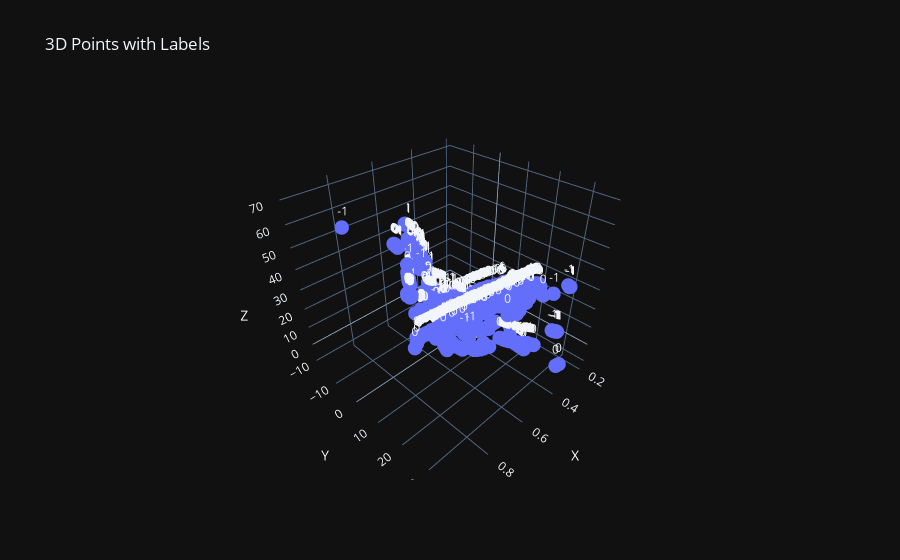

The notebook cell this image was saved under:
### Code cell
import plotly.graph_objects as go
import numpy as np

# Example data
points = my3d_coord.detach().numpy()
labels = outlier_index
# Create a 3D scatter plot
fig = go.Figure(data=[go.Scatter3d(
    x=points[:, 0],
    y=points[:, 1],
    z=points[:, 2],
    mode='markers+text',
    text=labels,
    textposition='top center',
    marker=dict(size=5)
)])

# Adding labels and title
fig.update_layout(
    scene=dict(
        xaxis_title='X',
        yaxis_title='Y',
        zaxis_title='Z'
    ),
    title='3D Points with Labels'
)

# Show the plot
fig.show()

### Figure 1 — Plotly figure (JSON) as saved in the notebook; plotly's stock layout.template omitted (floating-point values rounded to 4 significant figures; data arrays with more than 128 entries replaced by an {"elided": "..."} marker saying what was removed)
{"data": [{"marker": {"size": 5}, "mode": "markers+text", "text": {"elided": "7200 str values"}, "textposition": "top center", "x": {"elided": "7200 float values"}, "y": {"elided": "7200 float values"}, "z": {"elided": "7200 float values"}, "type": "scatter3d"}], "layout": {"scene": {"xaxis": {"title": {"text": "X"}}, "yaxis": {"title": {"text": "Y"}}, "zaxis": {"title": {"text": "Z"}}}, "title": {"text": "3D Points with Labels"}}}
